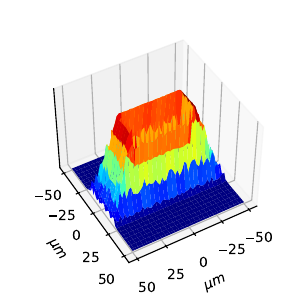

The script that saved this image:
from mpl_toolkits import mplot3d
import numpy as np
import matplotlib.pyplot as plt
import random

xm=25
ym=10

def f(x, y):
  if (abs(x) <=xm and abs(y) <=ym ):
    return 0.5+random.random()/(ym+xm)
  else:
    if (x==0):
      alp=np.arccos(-1)
    else:
      alp=np.arctan((abs(y)/abs(x)))
      
    if (alp < np.arctan((abs(ym)/abs(xm))) ):
      ls=xm/np.cos(alp)
    else:
      ls=ym/np.sin(alp)
      
    var=(np.sqrt((x**2+y**2))-ls)**2*(1.-0.4*random.random())
    return np.exp(-var/(0.3*ls**2))

vf=np.vectorize(f)

  



fig = plt.figure(figsize=[3,3])
ax = plt.axes(projection='3d')
ax.view_init(elev=45, azim=60, roll=0)

x = np.linspace(-50, 50, 52)
y = np.linspace(-50, 50, 52)
X, Y = np.meshgrid(x, y)
Z = vf(X, Y)
#ax.contour3D(X, Y, Z, 50, cmap='binary')
#ax.plot_surface(X, Y, Z, rstride=1, cstride=1, cmap='jet', edgecolor='none')
ax.plot_surface(X, Y, Z,  cmap='jet', edgecolor='none')

#xr=np.random.random(10000)
#yr=np.random.random(10000)
#x = xr*100-50
#y = yr*100-50
#z = vf(x, y)
#ax.scatter(x, y, z, c=z, cmap='jet', linewidth=0.5);

ax.set_xlabel('$\\mu m$')
ax.set_ylabel('$\\mu m$')
ax.set_zticks([])

plt.savefig("bec-3d.pdf")
